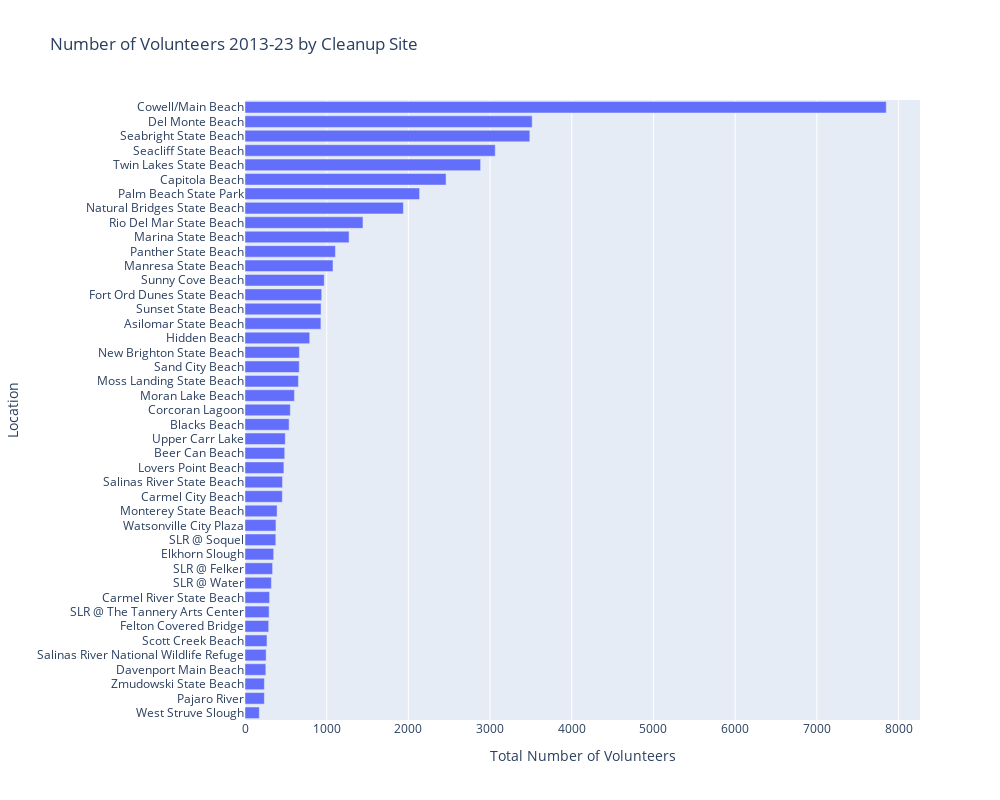

Here is the notebook cell this chart was saved with:
### Markdown cell above
Plot number of volunteers by cleanup site.

### Code cell
fig = go.Figure()
fig.add_trace(go.Bar(
    y=sos_volunteers['Cleanup Site'],
    x=sos_volunteers['Adult Volunteers'],
    orientation='h',
    name='Total Cleanup Volunteers',
))
fig.update_layout(
    autosize=False,
    width=1000,
    height=800,
    title="Number of Volunteers 2013-23 by Cleanup Site",
    yaxis_title='Location',
    xaxis_title='Total Number of Volunteers',
    yaxis={'categoryorder':'total ascending'}
)
fig.show()

### Figure 1 — Plotly figure (JSON) as saved in the notebook; plotly's stock layout.template omitted (floating-point values rounded to 4 significant figures)
{"data": [{"name": "Total Cleanup Volunteers", "orientation": "h", "type": "bar", "x": [929, 486, 540, 2461, 457, 301, 555, 7849, 255, 3515, 351, 290, 939, 792, 476, 1077, 1274, 393, 605, 654, 1939, 666, 237, 2137, 1107, 1444, 338, 377, 295, 323, 259, 459, 664, 269, 3486, 3063, 970, 931, 2884, 493, 379, 175, 237], "y": ["Asilomar State Beach", "Beer Can Beach", "Blacks Beach", "Capitola Beach", "Carmel City Beach", "Carmel River State Beach", "Corcoran Lagoon", "Cowell/Main Beach", "Davenport Main Beach", "Del Monte Beach", "Elkhorn Slough", "Felton Covered Bridge", "Fort Ord Dunes State Beach", "Hidden Beach", "Lovers Point Beach", "Manresa State Beach", "Marina State Beach", "Monterey State Beach", "Moran Lake Beach", "Moss Landing State Beach", "Natural Bridges State Beach", "New Brighton State Beach", "Pajaro River", "Palm Beach State Park", "Panther State Beach", "Rio Del Mar State Beach", "SLR @ Felker", "SLR @ Soquel", "SLR @ The Tannery Arts Center", "SLR @ Water", "Salinas River National Wildlife Refuge", "Salinas River State Beach", "Sand City Beach", "Scott Creek Beach", "Seabright State Beach", "Seacliff State Beach", "Sunny Cove Beach", "Sunset State Beach", "Twin Lakes State Beach", "Upper Carr Lake", "Watsonville City Plaza", "West Struve Slough", "Zmudowski State Beach"]}], "layout": {"autosize": false, "height": 800, "title": {"text": "Number of Volunteers 2013-23 by Cleanup Site"}, "width": 1000, "xaxis": {"autorange": true, "range": [0, 8262.0], "title": {"text": "Total Number of Volunteers"}, "type": "linear"}, "yaxis": {"autorange": true, "categoryorder": "total ascending", "range": [-0.5, 42.5], "title": {"text": "Location"}, "type": "category"}}}
